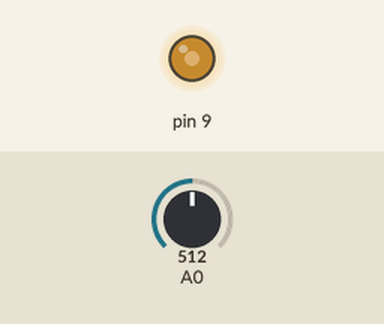
This sketch was run on a simulated Arduino Uno, built with avr-gcc and run on an emulated ATmega328P. Shown: output pins drawn as LEDs (lit = HIGH). The inputs (shaded band) are chosen by the test bench; at power-on: A0 = 512.

Above: at 0.8 s.
0.9 s: A0 set to 716
At 1.8 s:
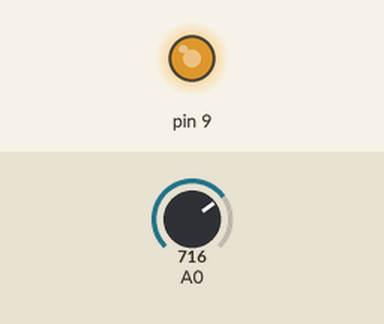
2.4 s: A0 set to 900
At 3.0 s:
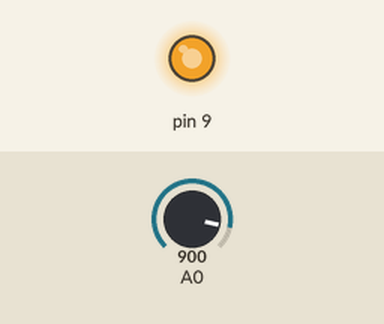
3.9 s: A0 set to 122
At 5.1 s:
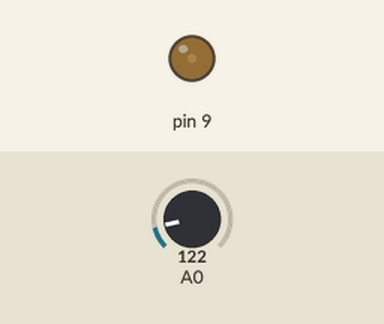
5.4 s: A0 set to 0
At 6.5 s:
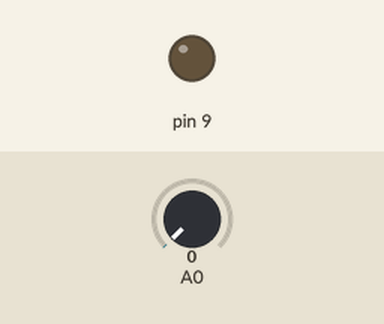
Timing chart, 0 to 7.9 s (numbered marks = the images above; inputs shaded):
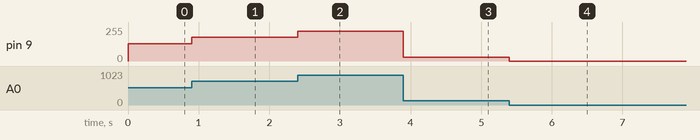

The sketch:

pwmgood.ino
```cpp
#define DDRB   (*(volatile unsigned char *)0x24)

#define ADCL   (*(volatile unsigned char *)0x78)
#define ADCH   (*(volatile unsigned char *)0x79)
#define ADCSRA (*(volatile unsigned char *)0x7A)
#define ADMUX  (*(volatile unsigned char *)0x7C)

#define TCCR1A (*(volatile unsigned char *)0x80)
#define TCCR1B (*(volatile unsigned char *)0x81)
#define OCR1AL (*(volatile unsigned char *)0x88)


void ADC_init(void) {

    ADMUX = (1 << 6);


    ADCSRA = (1 << 7) | (1 << 2) | (1 << 1) | (1 << 0);
}

/* Lectura de 10 bits en ADC0 */
unsigned int ADC_read(void) {
    unsigned int value;

    /* ADSC = bit 6 → iniciar conversión */
    ADCSRA |= (1 << 6);


    while (ADCSRA & (1 << 6)) {
        /* espera activa */
    }

    /* Leer primero ADCL y luego ADCH */
    value  = ADCL;
    value |= ((unsigned int)ADCH << 8);

    return value;
}

/* PWM en OC1A (PB1) – Fast PWM 8 bits,  */
void PWM1_init(void) {
    /* PB1 = bit 1 de DDRB → salida */
    DDRB |= (1 << 1);

    TCCR1A = (1 << 0) | (1 << 7);

    TCCR1B = (1 << 3) | (1 << 1) | (1 << 0);
}

int main(void) {
    unsigned int adc_value;
    unsigned char duty;

    ADC_init();
    PWM1_init();

    while (1) {
        /* Leer potenciómetro en A0 (ADC0) → 0–1023 */
        adc_value = ADC_read();

        /* Pasar de 10 bits (0–1023) a 8 bits (0–255) → desplazar 2 */
        duty = (unsigned char)(adc_value >> 2);

        /* Duty cycle del PWM en OC1A */
        OCR1AL = duty;   /* solo parte baja en modo 8 bits */
    }

    return 0;
}
```

Measured:
- after the input at 0.9 s, pin 9: 128/255 → 179/255 at once
- after the input at 2.4 s, pin 9: 179/255 → 225/255 at once
- after the input at 3.9 s, pin 9: 225/255 → 30/255 at once
- after the input at 5.4 s, pin 9: 30/255 → 0/255 at once
